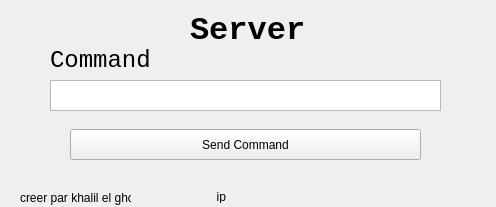
<?xml version="1.0" encoding="UTF-8"?>
<ui version="4.0">
 <class>Frame</class>
 <widget class="QFrame" name="Frame">
  <property name="enabled">
   <bool>true</bool>
  </property>
  <property name="geometry">
   <rect>
    <x>0</x>
    <y>0</y>
    <width>496</width>
    <height>207</height>
   </rect>
  </property>
  <property name="windowTitle">
   <string>SERVER</string>
  </property>
  <property name="accessibleName">
   <string/>
  </property>
  <widget class="QPushButton" name="send">
   <property name="geometry">
    <rect>
     <x>70</x>
     <y>129</y>
     <width>351</width>
     <height>31</height>
    </rect>
   </property>
   <property name="cursor">
    <cursorShape>PointingHandCursor</cursorShape>
   </property>
   <property name="text">
    <string>Send Command</string>
   </property>
  </widget>
  <widget class="QTextEdit" name="textEdit">
   <property name="geometry">
    <rect>
     <x>50</x>
     <y>80</y>
     <width>391</width>
     <height>31</height>
    </rect>
   </property>
  </widget>
  <widget class="QLabel" name="label">
   <property name="geometry">
    <rect>
     <x>50</x>
     <y>30</y>
     <width>121</width>
     <height>61</height>
    </rect>
   </property>
   <property name="font">
    <font>
     <family>Consolas</family>
     <pointsize>18</pointsize>
    </font>
   </property>
   <property name="text">
    <string>Command</string>
   </property>
  </widget>
  <widget class="QLabel" name="label_2">
   <property name="geometry">
    <rect>
     <x>190</x>
     <y>0</y>
     <width>121</width>
     <height>61</height>
    </rect>
   </property>
   <property name="font">
    <font>
     <family>Consolas</family>
     <pointsize>24</pointsize>
     <weight>75</weight>
     <bold>true</bold>
    </font>
   </property>
   <property name="text">
    <string>Server</string>
   </property>
  </widget>
  <widget class="QLabel" name="label_3">
   <property name="geometry">
    <rect>
     <x>20</x>
     <y>190</y>
     <width>111</width>
     <height>16</height>
    </rect>
   </property>
   <property name="text">
    <string>creer par khalil el ghoul</string>
   </property>
  </widget>
  <widget class="QLabel" name="conn">
   <property name="geometry">
    <rect>
     <x>200</x>
     <y>190</y>
     <width>47</width>
     <height>13</height>
    </rect>
   </property>
   <property name="text">
    <string>     ip</string>
   </property>
  </widget>
 </widget>
 <resources/>
 <connections/>
</ui>
